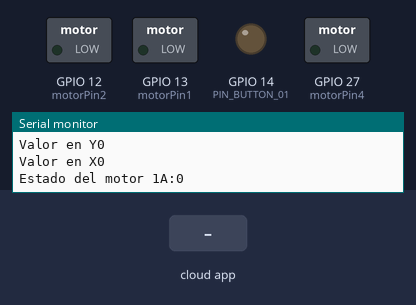
Simulated run of this sketch. Board: ESP32. Parts: switched loads named in the sketch (green lamp = pin HIGH), output pins drawn as LEDs (lit = HIGH), the last lines printed to the serial monitor. Inputs (shaded band) come from the test bench. The RemoteXY app is connected.

Above: at 1.2 s.
1.3 s: the phone or cloud app sets joystick_01_x to 100
At 2.5 s:
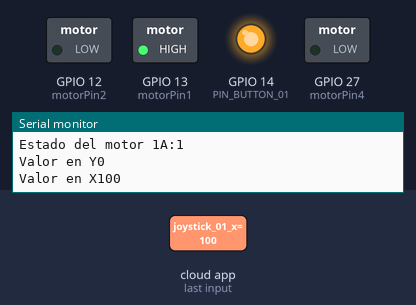
2.8 s: the phone or cloud app sets joystick_01_x to -100
At 4.1 s:
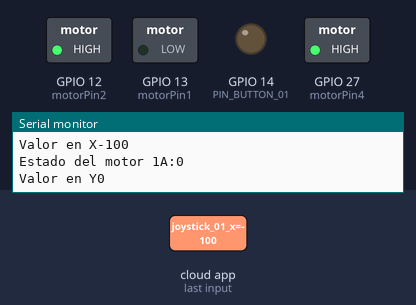
4.4 s: the phone or cloud app sets joystick_01_x to 0
At 5.4 s:
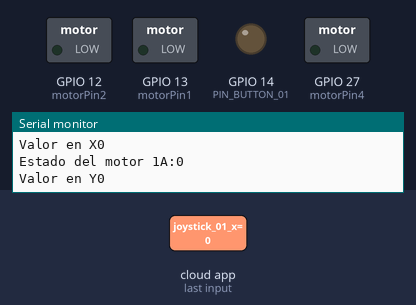
7.4 s: the phone or cloud app sets joystick_01_y to -100
At 8.2 s:
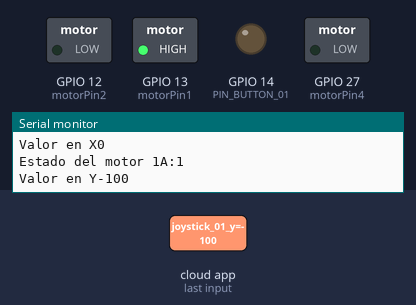
8.9 s: the phone or cloud app sets joystick_01_y to 100
At 9.8 s:
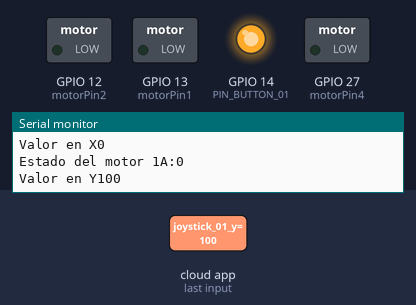
10.4 s: the phone or cloud app sets joystick_01_y to 0
At 11.6 s:
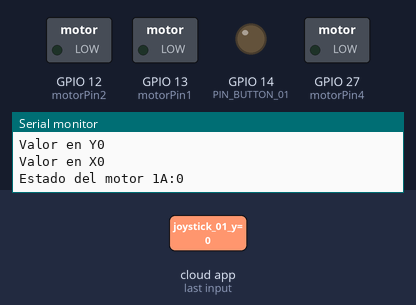
Timing chart, 0 to 13.4 s (numbered marks = the images above; inputs shaded):
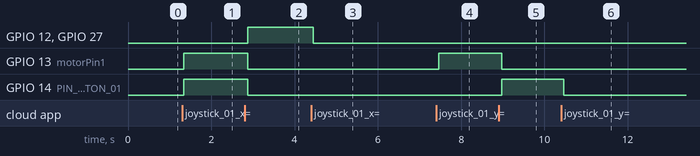

The sketch:

Coche.ino
```cpp
//////////////////////////////////////////////
//        RemoteXY include library          //
//////////////////////////////////////////////

// you can enable debug logging to Serial at 115200
//#define REMOTEXY__DEBUGLOG

// RemoteXY select connection mode and include library
#define REMOTEXY_MODE__ESP32CORE_BLUETOOTH

#include <BluetoothSerial.h>;

// RemoteXY connection settings
#define REMOTEXY_BLUETOOTH_NAME "RemoteXY"


#include <RemoteXY.h>;

// RemoteXY GUI configuration
#pragma pack(push, 1)
uint8_t RemoteXY_CONF[] =   // 37 bytes
  { 255,3,0,0,0,30,0,17,0,0,0,31,1,106,200,1,1,2,0,5,
  22,60,60,60,32,2,26,31,1,13,17,24,24,0,2,31,0 };

// this structure defines all the variables and events of your control interface
struct {

    // input variables
  int8_t joystick_01_x; // from -100 to 100
  int8_t joystick_01_y; // from -100 to 100
  uint8_t button_01; // =1 if button pressed, else =0

    // other variable
  uint8_t connect_flag;  // =1 if wire connected, else =0

} RemoteXY;
#pragma pack(pop)

/////////////////////////////////////////////
//           END RemoteXY include          //
/////////////////////////////////////////////

#define PIN_BUTTON_01 14

int ejex = 0;
int ejey = 0;
int motorPin1 = 13;
int motorPin2 = 12;
int motorPin3 = 14;
int motorPin4 = 27;
const int estados[5][4] = {
  {1,0,1,0},
  {0,1,0,1},
  {1,0,0,0},
  {0,0,1,0},
  {0,0,0,0}
  };

void setup()
{
  RemoteXY_Init ();

  pinMode (PIN_BUTTON_01, OUTPUT);
  pinMode (motorPin1, OUTPUT);
  pinMode (motorPin2, OUTPUT);
  pinMode (motorPin3, OUTPUT);
  pinMode (motorPin4, OUTPUT);

  Serial.begin(9600);

  // TODO you setup code

}

void loop()
{
  RemoteXY_Handler ();

  //digitalWrite(PIN_BUTTON_01, (RemoteXY.button_01==0)?LOW:HIGH);
  ejex = RemoteXY.joystick_01_x;
  ejey = RemoteXY.joystick_01_y;

  Serial.print("Valor en Y");
  Serial.println(RemoteXY.joystick_01_y);
  Serial.print("Valor en X");
  Serial.println(RemoteXY.joystick_01_x);
  // TODO you loop code
  // use the RemoteXY structure for data transfer
  // do not call delay(), use instead RemoteXY_delay()
  if(ejex == 100){
    MotorSet(0);
  }
  else if(ejex == -100){
    MotorSet(1);
  }
  else if(ejey == 100){
    MotorSet(3);
  }
    else if(ejey == -100){
    MotorSet(2);
  }
  else{
    MotorSet(4);
  }

}
void MotorSet(int varX){
digitalWrite(motorPin1,estados[varX][0]);
digitalWrite(motorPin2,estados[varX][1]);
digitalWrite(motorPin3,estados[varX][2]);
digitalWrite(motorPin4,estados[varX][3]);
Serial.print("Estado del motor 1A:");
Serial.println(estados[varX][0]);
}
```

Measured:
- after the input at 1.3 s, GPIO 13 (motorPin1), GPIO 14 (PIN_BUTTON_01): LOW → HIGH at once
- after the input at 2.8 s, GPIO 12 (motorPin2), GPIO 27 (motorPin4): LOW → HIGH after 0.08 s; GPIO 13 (motorPin1), GPIO 14 (PIN_BUTTON_01): HIGH → LOW after 0.08 s
- after the input at 4.4 s, GPIO 12 (motorPin2), GPIO 27 (motorPin4): HIGH → LOW after 0.05 s
- after the input at 7.4 s, GPIO 13 (motorPin1): LOW → HIGH after 0.06 s
- after the input at 8.9 s, GPIO 13 (motorPin1): HIGH → LOW after 0.07 s; GPIO 14 (PIN_BUTTON_01): LOW → HIGH after 0.07 s
- after the input at 10.4 s, GPIO 14 (PIN_BUTTON_01): HIGH → LOW after 0.06 s
